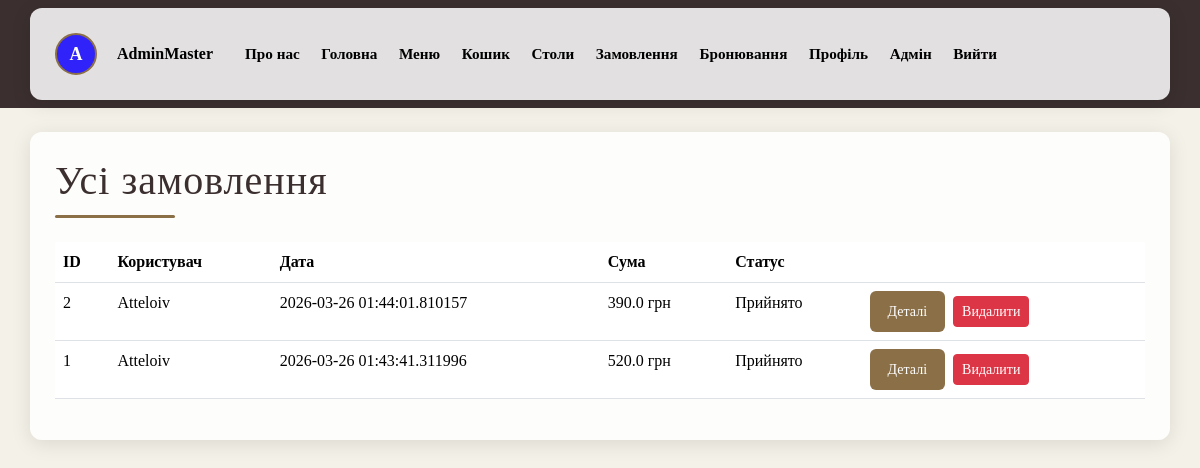
The app's page /admin/orders/ (signed in) with its own data.
### database.py (models this page shows, shortened)
class Base(DeclarativeBase):
    def create_db(self):
        Base.metadata.create_all(engine)
    def drop_db(self):
        Base.metadata.drop_all(engine)

class Users(UserMixin, Base):
    __tablename__ = "users"
    id: Mapped[int] = mapped_column(primary_key=True)
    nickname: Mapped[str] = mapped_column(String(100), unique=True)
    email: Mapped[str] = mapped_column(String(150), unique=True)
    password: Mapped[str] = mapped_column(String(100))
    status_admin: Mapped[bool] = mapped_column(Boolean, default=False)
    avatar_color: Mapped[str] = mapped_column(String(20), nullable=True)
    avatar_letter: Mapped[str] = mapped_column(String(2), nullable=True)
    avatar_image: Mapped[str] = mapped_column(String(200), nullable=True)
    orders = relationship("Orders", back_populates="user", cascade="all, delete")
    reservations = relationship("Reservations", back_populates="user", cascade="all, delete")

class Orders(Base):
    __tablename__ = "orders"
    id: Mapped[int] = mapped_column(primary_key=True)
    user_id: Mapped[int] = mapped_column(ForeignKey("users.id", ondelete="CASCADE"))
    time: Mapped[datetime] = mapped_column(DateTime, default=lambda: datetime.now(timezone.utc))
    status: Mapped[str] = mapped_column(String(50), default="Прийнято")
    total: Mapped[float] = mapped_column(Float, default=0.0)
    note: Mapped[str] = mapped_column(Text, default=None)
    user = relationship("Users", back_populates="orders")
    dishes = relationship("OrderDish", back_populates="order", cascade="all, delete")

### main.py (the view)
@app.route('/admin/orders/')
@login_required
@admin_required
def admin_orders():
    orders = get_all_orders()
    return render_template('admin_orders.html', orders=orders)

### database.py (called while the page is built)
def search_user(user_id):
    with Session() as session:
        user = session.query(Users).filter_by(id=user_id).first()
        return user

def get_all_orders():
    with Session() as session:
        orders = (
            session.query(Orders)
            .options(selectinload(Orders.user), selectinload(Orders.dishes).selectinload(OrderDish.dish))
            .order_by(Orders.time.desc())
            .all()
        )
        return orders

### main.py (called while the page is built)
@login_manager.user_loader
def load_user(user_id):
    return search_user(user_id)

def admin_required(func):
    @wraps(func)
    def wrapper(*args, **kwargs):
        if not current_user.is_authenticated or not current_user.status_admin:
            flash("У вас немає прав адміністратора", "danger")
            return redirect(url_for('home'))
        return func(*args, **kwargs)
    return wrapper

### templates/admin_orders.html (shortened to what this page needs)
{% extends "base.html" %}
{% block content %}
<h1>Усі замовлення</h1>
<div class="decor-line"></div>
<table class="table mt-4">
    <tr>
        <th>ID</th>
        <th>Користувач</th>
        <th>Дата</th>
        <th>Сума</th>
        <th>Статус</th>
        <th></th>
    </tr>
    {% for order in orders %}
    <tr>
        <td>{{ order.id }}</td>
        <td>{{ order.user.nickname }}</td>
        <td>{{ order.time }}</td>
        <td>{{ order.total }} грн</td>
        <td>{{ order.status }}</td>
        <td>
            <a href="{{ url_for('admin_order_details', order_id=order.id) }}" class="btn btn-custom btn-sm">Деталі</a>
            <form method="POST" action="{{ url_for('admin_delete_order', order_id=order.id) }}" class="d-inline"
                onsubmit="return confirm('Видалити замовлення №{{ order.id }}?');">
                <button type="submit" class="btn btn-danger btn-sm ms-1">Видалити</button>
            </form>
        </td>
    </tr>
    {% endfor %}
</table>
{% endblock %}

### templates/base.html (shortened to what this page needs)
<!DOCTYPE html>
<html lang="en">
<head>
    <link href="https://cdn.jsdelivr.net/npm/bootstrap@5.3.8/dist/css/bootstrap.min.css" rel="stylesheet"
>
</head>
<body>
    <nav class="navbar navbar-dark bg-dark mb-4">
        <div class="container d-flex flex-wrap align-items-center gap-2 gap-md-3">
            {% if current_user.is_authenticated %}
            {% if current_user.avatar_image %}
            <img src="{{ url_for('static', filename='images/profile/' + current_user.avatar_image) }}" class="avatar">
            {% else %}
            <div class="avatar-circle" style="background: {{ current_user.avatar_color }}">
                {{ current_user.avatar_letter }}
            </div>
            {% endif %}
            <span class="ms-1 navbar-user me-2 me-md-3">{{ current_user.nickname }}</span>
            <a class="navbar-brand py-1" href="{{ url_for('about_us') }}">Про нас</a>
            <a class="navbar-brand py-1" href="{{ url_for('home_page') }}">Головна</a>
            <a class="navbar-brand py-1" href="{{ url_for('menu') }}">Меню</a>
            <a class="navbar-brand py-1" href="{{ url_for('cart') }}">Кошик</a>
            <a class="navbar-brand py-1" href="{{ url_for('tables') }}">Столи</a>
            <a class="navbar-brand py-1" href="{{ url_for('orders') }}">Замовлення</a>
            <a class="navbar-brand py-1" href="{{ url_for('reservations') }}">Бронювання</a>
            <a class="navbar-brand py-1" href="{{ url_for('profile') }}">Профіль</a>
            {% if current_user.status_admin %}
            <a class="navbar-brand py-1" href="{{ url_for('admin_dashboard') }}">Адмін</a>
            {% endif %}
            <a class="navbar-brand py-1" href="javascript:void(0)" onclick="confirmLogout()">Вийти</a>
            {% else %}
            <a class="navbar-brand py-1" href="{{ url_for('about_us') }}">Про нас</a>
            <a class="navbar-brand py-1" href="{{ url_for('login') }}">Увійти</a>
            <a class="navbar-brand py-1" href="{{ url_for('register') }}">Зареєструватись</a>
            {% endif %}
        </div>
    </nav>
    <main class="container">
        {% block content %}
        {% endblock %}
    </main>
</body>
</html>

### templates/base.html (style rules this page uses)
.avatar-circle { width: 40px; height: 40px; border-radius: 50%; color: white; font-weight: bold; display: flex; justify-content: center; align-items: center; font-size: 18px; }
body { background: #f4f1e8; font-family: "Georgia", "Times New Roman", serif; color: #2c2c2c; }
.container { background: rgba(255, 255, 255, 0.85); padding: 25px; border-radius: 12px; box-shadow: 0 4px 20px rgba(0, 0, 0, 0.1); }
h1, h2, h3 { font-family: "Cinzel", serif; letter-spacing: 1px; color: #3b2f2f; }
.decor-line { width: 120px; height: 3px; background: #8b6f47; margin: 10px 0 20px 0; border-radius: 2px; }
.btn-custom { background: #8b6f47; color: white; border: none; padding: 10px 18px; border-radius: 6px; transition: 0.3s; }
.avatar-circle { width: 42px; height: 42px; border-radius: 50%; color: white; font-weight: bold; display: flex; justify-content: center; align-items: center; font-size: 18px; border: 2px solid #8b6f47; }
.navbar { background: #3b2f2f !important; }
.navbar>.container { justify-content: flex-start !important; }
.navbar .navbar-brand { color: #000000 !important; font-family: "Cinzel", serif; font-weight: 600; font-size: 0.95rem; margin-right: 0.35rem; text-shadow: none; transition: color 0.2s, transform 0.2s; }
.navbar .navbar-user { color: #000000 !important; font-weight: 600; text-shadow: none; }

### records on screen
Users: avatar_letter "A", nickname "AdminMaster"
Orders: id "2", user.nickname "Atteloiv", time "2026-03-26 01:44:01.810157", total "390.0", status "Прийнято"
Orders: id "1", user.nickname "Atteloiv", time "2026-03-26 01:43:41.311996", total "520.0", status "Прийнято"
